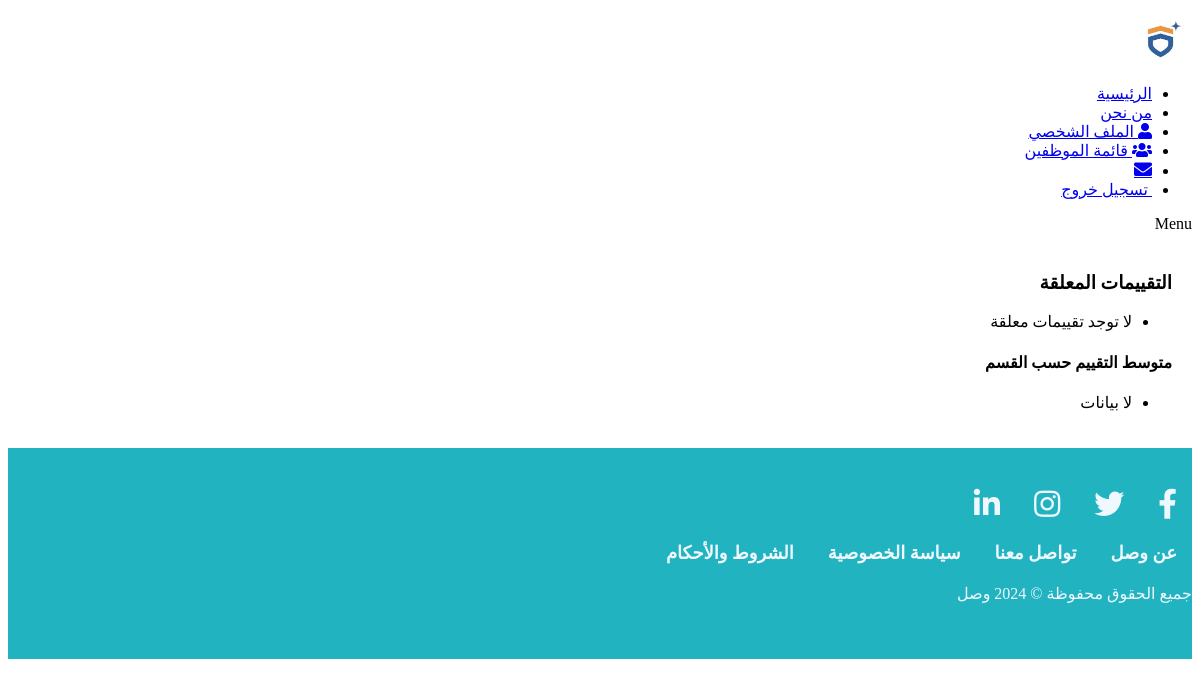
The page /investor/manager/evaluations/ (signed in) on the database as committed earlier.
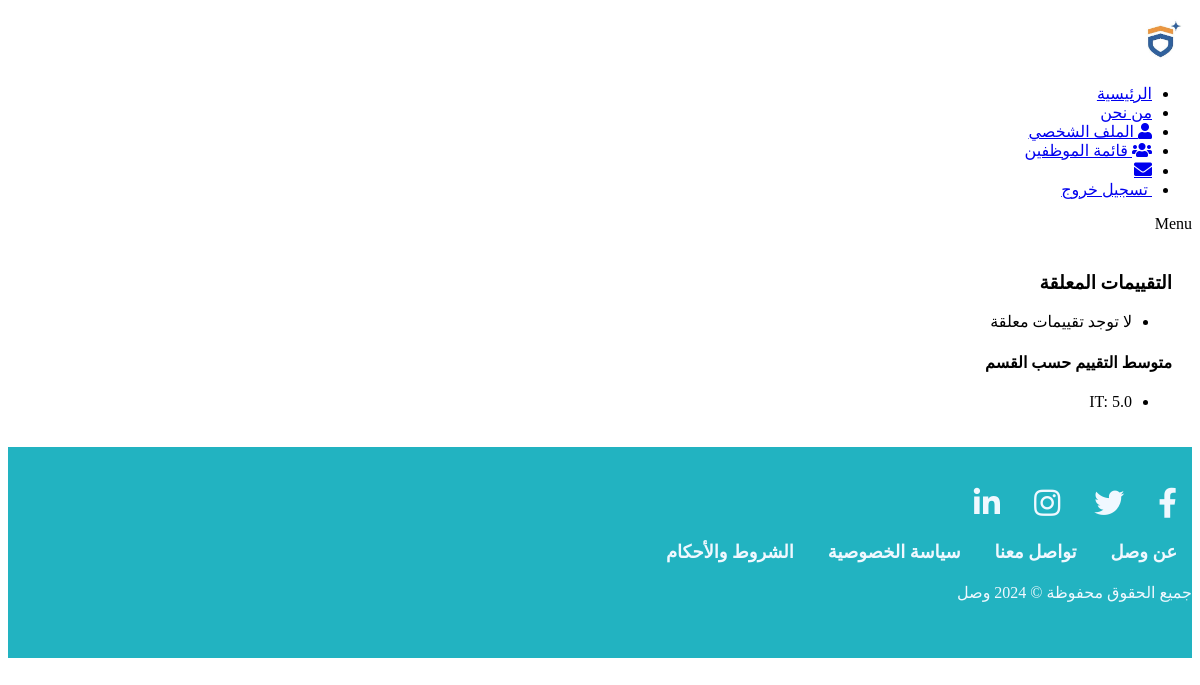
The same page on the database as committed later.
### The_Investor/models.py (models this page shows, shortened)
class Evaluation(models.Model):
    evaluator = models.ForeignKey(Owner, on_delete=models.SET_NULL, null=True, blank=True, related_name='evaluations_given')
    investor = models.ForeignKey(Investor, on_delete=models.CASCADE, related_name='evaluations_received')
    department = models.CharField(max_length=100, blank=True)
    branch = models.CharField(max_length=100, blank=True)
    professionalism = models.IntegerField(default=5)
    communication = models.IntegerField(default=5)
    quality_of_work = models.IntegerField(default=5)
    punctuality = models.IntegerField(default=5)
    teamwork = models.IntegerField(default=5)
    overall_score = models.DecimalField(max_digits=3, decimal_places=2, editable=False, default=0)
    STATUS_CHOICES = [
        ('pending', 'Pending'),
        ('approved', 'Approved'),
        ('rejected', 'Rejected'),
    ]
    status = models.CharField(max_length=10, choices=STATUS_CHOICES, default='pending')
    approved_by = models.ForeignKey(settings.AUTH_USER_MODEL, on_delete=models.SET_NULL, null=True, blank=True, related_name='approved_evaluations')
    approved_at = models.DateTimeField(null=True, blank=True)
    comment = models.TextField(blank=True, null=True)
    created_at = models.DateTimeField(auto_now_add=True)
    class Meta:
        ordering = ['-created_at']

### The_Investor/views.py (the view, shortened to what this page needs)
# urls.py: path('manager/evaluations/', views.manager_evaluations, name='manager_evaluations'),
@login_required
@user_passes_test(lambda u: u.is_superuser)
def manager_evaluations(request):
    pending = Evaluation.objects.filter(status='pending')
    summary = {}
    for ev in Evaluation.objects.filter(status='approved'):
        key = ev.department or 'Unspecified'
        summary.setdefault(key, []).append(float(ev.overall_score))
    avg_by_dept = {k: (sum(v) / len(v)) for k, v in summary.items()}
    return render(request, 'pages/manager_evaluations.html', {'pending': pending, 'avg_by_dept': avg_by_dept})

### The_Owner/context_processors.py (called while the page is built)
def unread_messages_count(request):
    if request.user.is_authenticated:
        return {'unread_count': Message.objects.filter(name=request.user, is_read=False).count()}
    return {'unread_count': 0}

### templates/pages/manager_evaluations.html (shortened to what this page needs)
{% load static %}
<!doctype html>
<html lang="ar" dir="rtl">
<head>
</head>
<body>
{% include 'parts/nav.html' %}
<div class="container" style="padding:20px;">
  <h3>التقييمات المعلقة</h3>
  <ul>
    {% for ev in pending %}
      <li>
        {{ ev.investor.user.username }} - {{ ev.department }} / {{ ev.branch }} - {{ ev.overall_score }}
        <form method="post" style="display:inline-block;">
          {% csrf_token %}
          <input type="hidden" name="eval_id" value="{{ ev.id }}">
          <button name="action" value="approve">اعتماد</button>
          <button name="action" value="reject">رفض</button>
        </form>
      </li>
    {% empty %}
      <li>لا توجد تقييمات معلقة</li>
    {% endfor %}
  </ul>
  <h4>متوسط التقييم حسب القسم</h4>
  <ul>
    {% for k,v in avg_by_dept.items %}
      <li>{{ k }}: {{ v }}</li>
    {% empty %}
      <li>لا بيانات</li>
    {% endfor %}
  </ul>
</div>
{% include 'parts/footer.html' %}
</body>
</html>

Rows that differ between the two databases and show on the page:
added Evaluation: avg_by_dept "IT"
Other text that changed with them:
new list line: ": 5.0"
text no longer shown: "لا بيانات"
